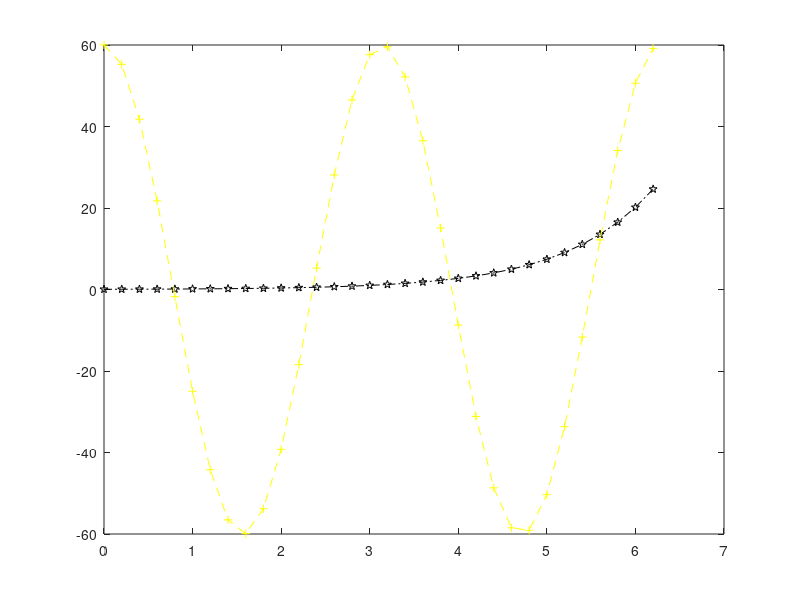
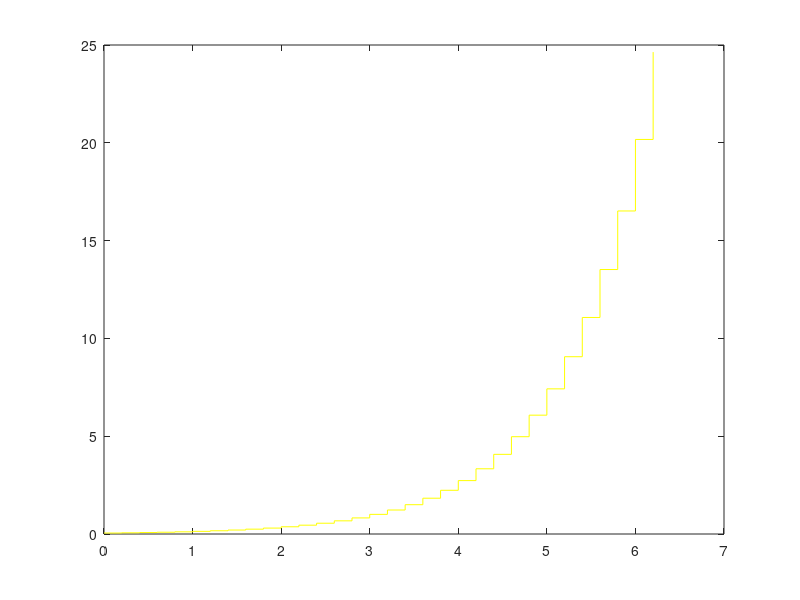
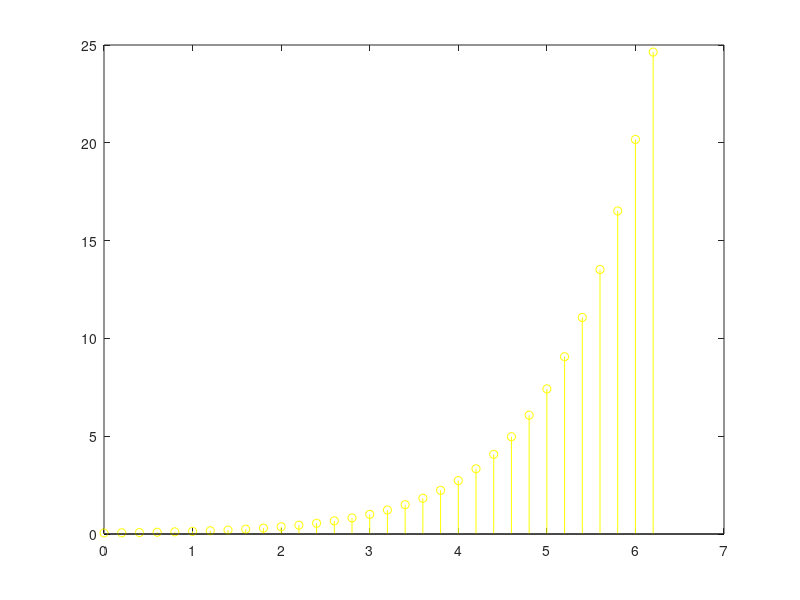

MATLAB code for these plots, in order:
t = 0:0.2:2*pi;
y1 = 0.05 .* exp(t);
y2 = 60 .* cos(2 .* t);
plot(t, y1, '-.kp', t, y2, '--y+')
figure;
stairs(t, y1, 'y')
figure;
stem(t, y1, 'y')
